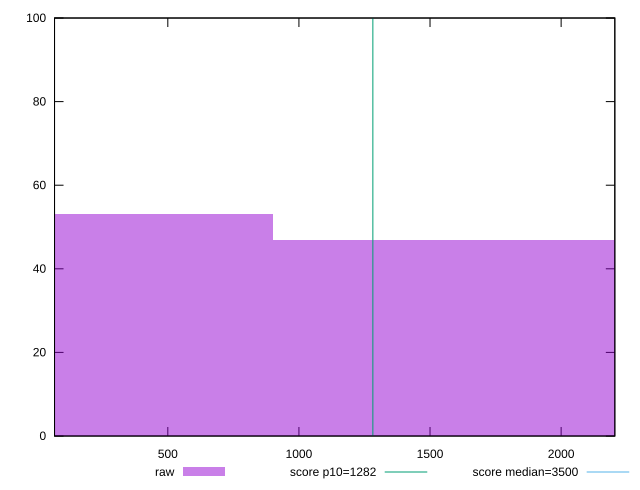

Generate this figure with gnuplot:
reset

$raw <<EOF
1803.314611179702 47
0 53
EOF

set key outside below
set boxwidth 1803.314611179702
set xrange [67.97999999999999:2204.76]
set yrange [0:100]
set trange [0:100]
set style fill transparent solid 0.5 noborder

set parametric
set terminal svg size 640, 490 enhanced background rgb 'white'
set output "reports/report_00027_2021-02-24T12-40-31.850Z/bootup-time/samples/agenda/raw/histogram.svg"

plot $raw title "raw" with boxes, \
     1282,t title "score p10=1282", \
     3500,t title "score median=3500"

reset
